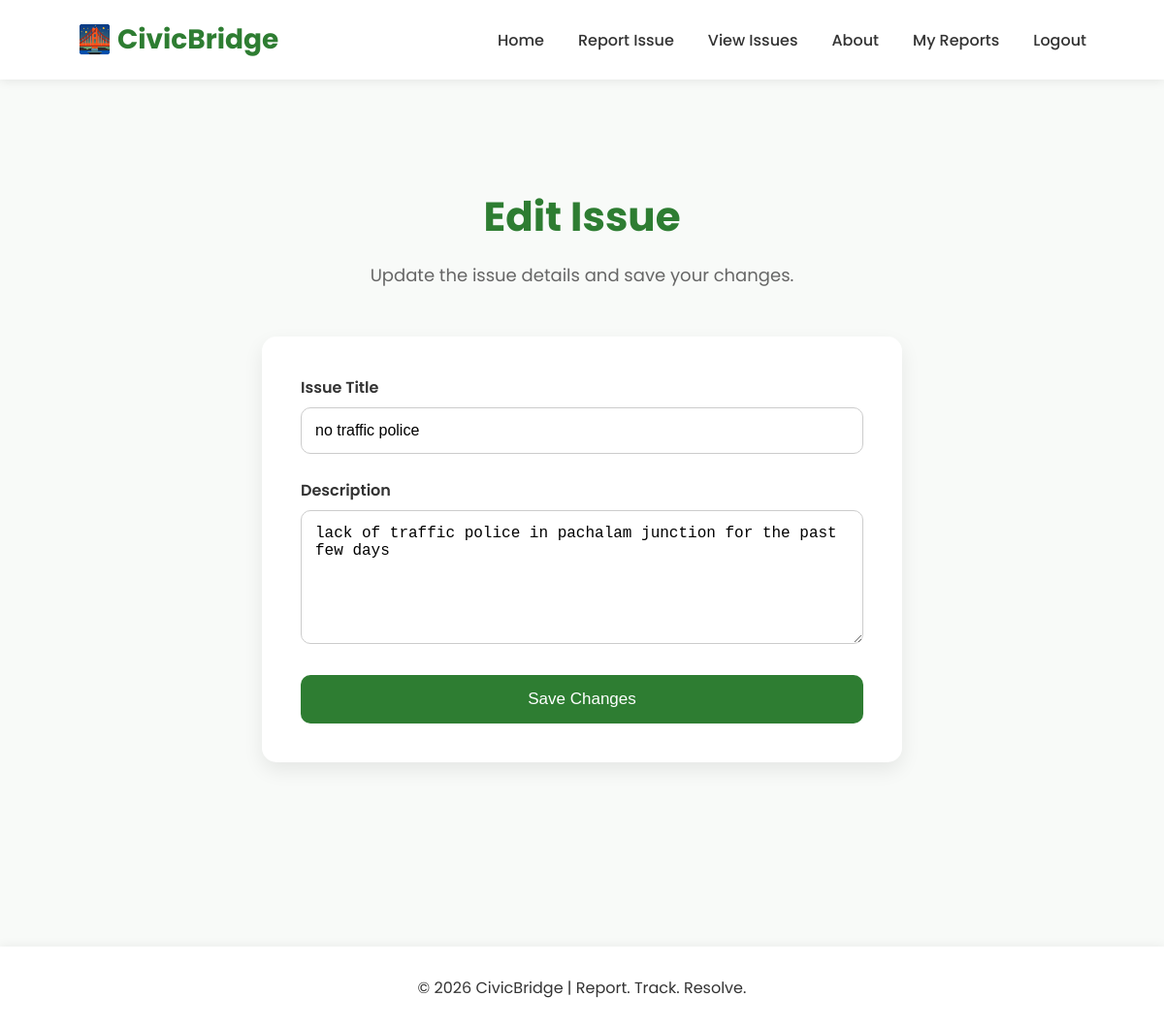
/edit/14 (signed in), run on the app's committed database.
### tables this page shows
CREATE TABLE reports (
    id INTEGER PRIMARY KEY AUTOINCREMENT,
    name TEXT,
    location TEXT,
    title TEXT,
    description TEXT
, status TEXT, username TEXT);

### app/app.py (the view, shortened to what this page needs)
@app.route("/edit/<int:id>", methods=["GET","POST"])
def edit(id):
    if "username" not in session:
        flash("Please log in to edit an issue.")
        return redirect(url_for("login"))
    conn=sqlite3.connect("civicbridge.db")
    cursor=conn.cursor()
    cursor.execute(
        "SELECT * FROM reports WHERE id = ?",
        (id,)
    )
    report=cursor.fetchone()
    if report is None:
        conn.close()
        flash("Report not found.")
        return redirect(url_for("issues"))
    if report[6] != session["username"]:
        conn.close()
        flash("You are not authorized to edit this report.")
        return redirect(url_for("issues"))
    if report[5]=="Resolved":
        conn.close()
        flash("This report has already been resolved and cannot be edited.")
        return redirect(url_for("issues"))
    conn.close()
    return render_template("edit.html",report=report)

### app/templates/edit.html
{% extends "base.html" %}
{% block content %}
<section class="report-header">
    <h1>Edit Issue</h1>
    <p>
        Update the issue details and save your changes.
    </p>
</section>
<div class="report-container">
    <form method="POST" class="report-form">
        <div class="form-group">
            <label for="title">Issue Title</label>
            <input
                id="title"
                type="text"
                name="title"
                value="{{ report[3] }}"
                required
            >
        </div>
        <div class="form-group">
            <label for="description">Description</label>
            <textarea
                id="description"
                name="description"
                rows="6"
                required
            >{{ report[4] }}</textarea>
        </div>
        <button type="submit" class="submit-btn">
            Save Changes
        </button>
    </form>
</div>
{% endblock %}

### app/static/style.css (style rules this page uses)
* { margin:0; padding:0; box-sizing:border-box; }
body { font-family:'Poppins',sans-serif; background:#f8faf8; color:#333; }
.report-header { text-align:center; padding:60px 20px 30px; }
.report-header h1 { font-size:42px; color:#2e7d32; margin-bottom:15px; }
.report-header p { color:#666; font-size:18px; }
.report-container { max-width:700px; margin:0 auto 60px; padding:20px; }
.report-form { background:white; padding:40px; border-radius:15px; box-shadow:0 8px 20px rgba(0,0,0,0.08); }
.form-group { margin-bottom:25px; }
.form-group label { display:block; margin-bottom:8px; font-weight:600; color:#333; }
.form-group input, .form-group textarea { width:100%; padding:14px; border:1px solid #ccc; border-radius:10px; font-size:16px; transition:0.3s; box-sizing:border-box; }
.form-group textarea { resize:vertical; }
.submit-btn { width:100%; background:#2e7d32; color:white; border:none; padding:15px; font-size:17px; border-radius:10px; cursor:pointer; transition:0.3s; }

### data on the page
reports: title "no traffic police", description "lack of traffic police in pachalam junction for the past few days"
